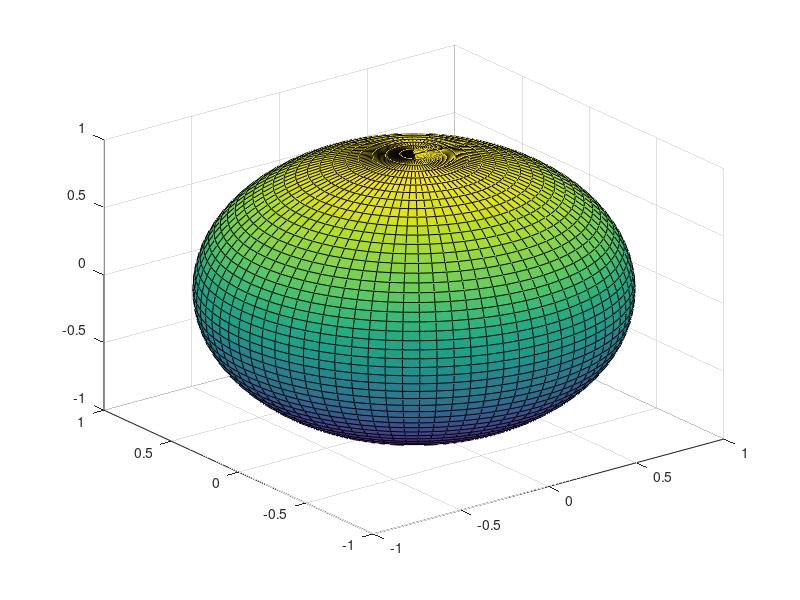

Source code (MATLAB):
clear
close all
clc
tic

format long;

%%%%%%%%%%%%%%%%%%%%%%%%%%%%%%%%%%%%%%%%%%%%%%%%%%%%%%%%%%%%%%%%%%%%%%%%%%%
%%%%%%%%%%%%%%%%%%%%% Generate data surface points %%%%%%%%%%%%%%%%%%%%%%%%
%%%%%%%%%%%%%%%%%%%%%%%%%%%%%%%%%%%%%%%%%%%%%%%%%%%%%%%%%%%%%%%%%%%%%%%%%%%

R = 1;

ThetaNum = 51;
PhiNum = 81;

Theta = linspace(0,pi,ThetaNum);   %Polar anlge
Phi = linspace(0,2*pi,PhiNum);  %Azimuthal angle

DCoordXP = zeros(PhiNum,ThetaNum);
DCoordYP = zeros(PhiNum,ThetaNum);
DCoordZP = zeros(PhiNum,ThetaNum);

for j = 1:ThetaNum 
    
    for k = 1:PhiNum
        
        DCoordXP(k,j) = R*sin(Theta(j))*cos(Phi(k));
        DCoordYP(k,j) = R*sin(Theta(j))*sin(Phi(k));
        DCoordZP(k,j) = R*cos(Theta(j));
        
    end
    
end

%+++++++++++++++++++++++++++++++++++++++++++++++++++++++++++++++++++++++++%

kj = 0;

for j = 1:ThetaNum-1 
    
    for k = 1:PhiNum-1
        
        kj = kj+1;
        
        DCoordXC(kj) = (DCoordXP(k,j)+DCoordXP(k,j+1)+DCoordXP(k+1,j)+DCoordXP(k+1,j+1))/4;
        DCoordYC(kj) = (DCoordYP(k,j)+DCoordYP(k,j+1)+DCoordYP(k+1,j)+DCoordYP(k+1,j+1))/4;
        DCoordZC(kj) = (DCoordZP(k,j)+DCoordZP(k,j+1)+DCoordZP(k+1,j)+DCoordZP(k+1,j+1))/4;
        
        crossx1 = DCoordXP(k+1,j+1)-DCoordXP(k,j);
        crossy1 = DCoordYP(k+1,j+1)-DCoordYP(k,j);
        crossz1 = DCoordZP(k+1,j+1)-DCoordZP(k,j);

        crossx2 = DCoordXP(k+1,j)-DCoordXP(k,j+1);
        crossy2 = DCoordYP(k+1,j)-DCoordYP(k,j+1);
        crossz2 = DCoordZP(k+1,j)-DCoordZP(k,j+1);
        
        NXC(kj) = (crossy1*crossz2-crossy2*crossz1)/2;
        NYC(kj) = -(crossx1*crossz2-crossx2*crossz1)/2;
        NZC(kj) = (crossx1*crossy2-crossx2*crossy1)/2;
        
    end
    
end

DSNum = kj;

%%%%%%%%%%%%%%%%%%%%%%%%%%%%%%%%%%%%%%%%%%%%%%%%%%%%%%%%%%%%%%%%%%%%%%%%%%%
%%%%%%%%%%%%%%%%%%%%% Generate data surface points %%%%%%%%%%%%%%%%%%%%%%%%
%%%%%%%%%%%%%%%%%%%%%%%%%%%%%%%%%%%%%%%%%%%%%%%%%%%%%%%%%%%%%%%%%%%%%%%%%%%

disp('Coordinates and Normals Generation is done !\n');

%%%%%%%%%%%%%%%%%%%%%%%%%%%%%%%%%%%%%%%%%%%%%%%%%%%%%%%%%%%%%%%%%%%%%%%%%%%
%%%%%%%%%%%%%%%%%%%%% Generate data surface points %%%%%%%%%%%%%%%%%%%%%%%%
%%%%%%%%%%%%%%%%%%%%%%%%%%%%%%%%%%%%%%%%%%%%%%%%%%%%%%%%%%%%%%%%%%%%%%%%%%%

figure(1)
grid off
axis off
surf(DCoordXP,DCoordYP,DCoordZP);

%%%%%%%%%%%%%%%%%%%%%%%%%%%%%%%%%%%%%%%%%%%%%%%%%%%%%%%%%%%%%%%%%%%%%%%%%%%
%%%%%%%%%%%%%%%%%%%%%%%%%%%%%%%%%%%%%%%%%%%%%%%%%%%%%%%%%%%%%%%%%%%%%%%%%%%

disp('Plot is Done !\n');

%%%%%%%%%%%%%%%%%%%%%%%%%%%%%%%%%%%%%%%%%%%%%%%%%%%%%%%%%%%%%%%%%%%%%%%%%%%
%%%%%%%%%%%%%%%%%%%%%%%%%%%%%%%%%%%%%%%%%%%%%%%%%%%%%%%%%%%%%%%%%%%%%%%%%%%

fid = fopen('SourceGeo.dat','w');

for j = 1:DSNum
    
    fprintf(fid,'%e\t %e\t %e\t %e\t %e\t %e\n',DCoordXC(j),DCoordYC(j),DCoordZC(j),NXC(j),NYC(j),NZC(j));
        
end

fclose(fid);

%%%%%%%%%%%%%%%%%%%%%%%%%%%%%%%%%%%%%%%%%%%%%%%%%%%%%%%%%%%%%%%%%%%%%%%%%%%
%%%%%%%%%%%%%%%%%%%%% Generate data surface points %%%%%%%%%%%%%%%%%%%%%%%%
%%%%%%%%%%%%%%%%%%%%%%%%%%%%%%%%%%%%%%%%%%%%%%%%%%%%%%%%%%%%%%%%%%%%%%%%%%%

toc